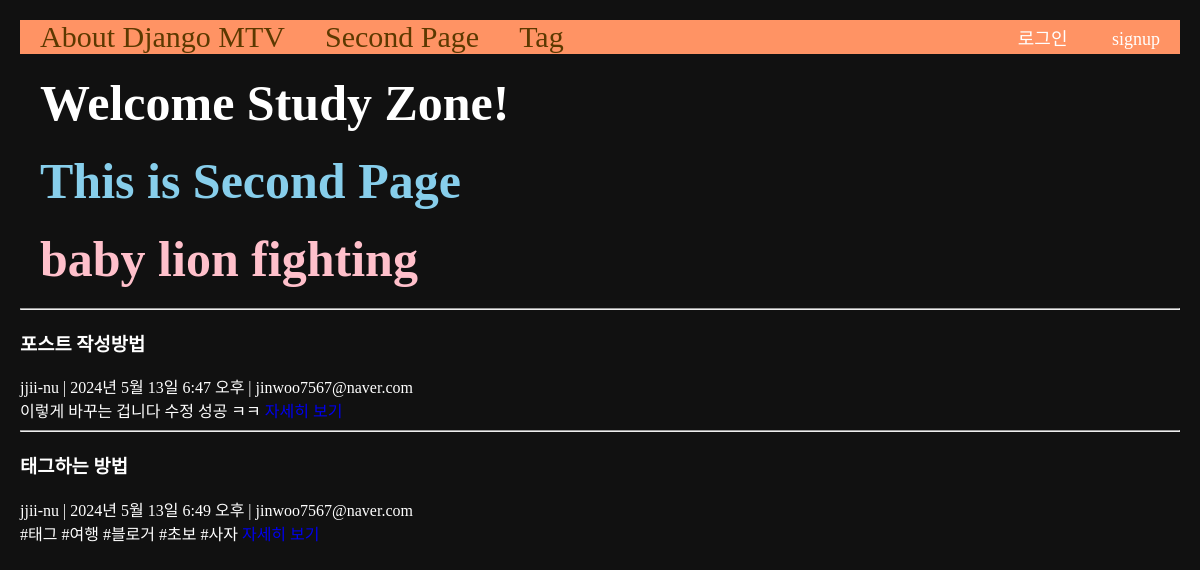
Page /second on the earlier database version.
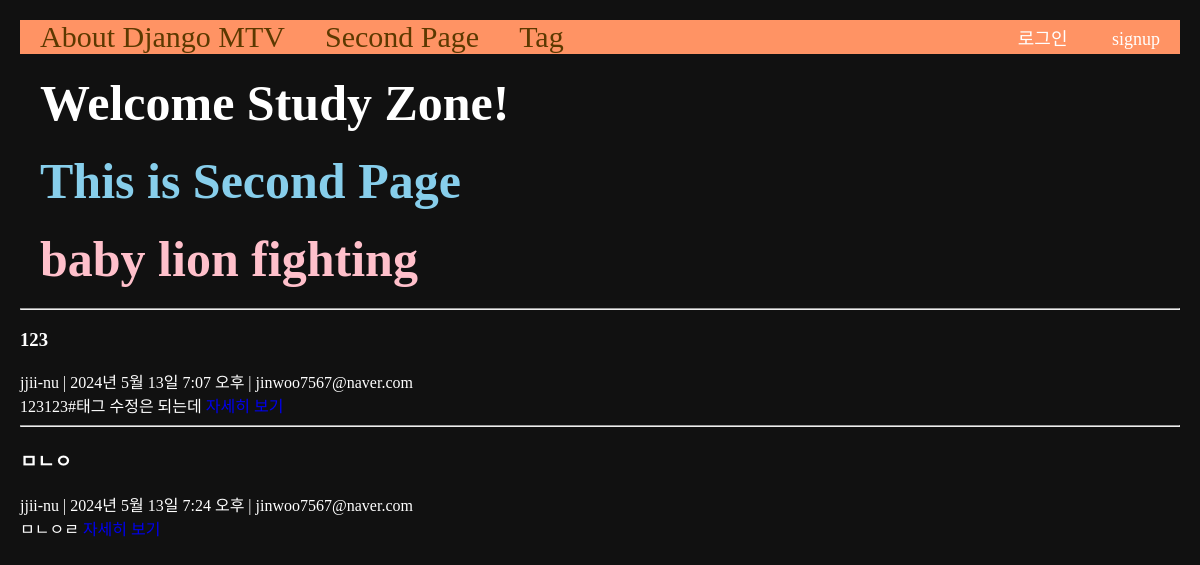
Same page on the later database version.
### main/models.py (models this page shows, shortened)
class Post(models.Model):
    title = models.CharField(max_length=50)
    writer = models.ForeignKey(User, null=False, blank=False, on_delete=models.CASCADE)
    email = models.EmailField()
    body = models.TextField()
    pub_date = models.DateTimeField()
    image = models.ImageField(upload_to="post/", blank=True, null=True)
    tags = models.ManyToManyField(Tag, related_name='posts', blank=True)
    def summary(self):
        return self.body[:20]

### main/views.py (the view)
# urls.py: path('second', secondpage, name="secondpage"),
def secondpage(request):
    posts = Post.objects.all()
    return render(request, 'main/secondpage.html', {'posts': posts})

### main/templates/main/secondpage.html (shortened to what this page needs)
{% extends 'base.html' %}
{% load static %}
{% block content %}
<div>
    <h3 class="contents">Welcome Study Zone!</h3>
    <h1 class="contents">This is Second Page</h1>
    <h2 class="contents">baby lion fighting</h2>
</div>
<div>
    {% for post in posts %}
    <div>
        <hr/>
        <h3>{{post.title}}</h3>
        {{post.writer}} | {{post.pub_date}} | {{post.email}}<br>
        {{post.summary}}
        <a href="{% url 'main:detail' post.id %}">자세히 보기</a>
        <br>
    </div>
    {% endfor %}
</div>
{% endblock %}

### project/templates/base.html (shortened to what this page needs)
<!DOCTYPE html>
{% load static %}
<html lang="ko">
<head>
    <link rel="stylesheet" type="text/css" href="{% static 'css/project.css' %}">
</head>
<body class="body-container">
    {% include 'shared/_navbar.html' %}
    <div>
        {% block content %}
        {% endblock %}
    </div>
</body>
</html>

### project/templates/shared/_navbar.html
<nav class="navbar-container">
    <a class="navbar-link" href="{% url 'main:mainpage' %}">About Django MTV</a>
    <a class="navbar-link" href="{% url 'main:secondpage' %}">Second Page</a>
    <a class="navbar-link" href="{% url 'main:tag-list' %}">Tag</a>
    <div class="nav-right">
        {% if user.is_authenticated %}
        <ul class="nav-link-account">
            <li class="nav-link-user">{{user.username}}</li>
            <li><a href="{% url 'accounts:logout' %}">로그아웃</a></li>
            <li><a href="{% url 'users:mypage' %}">mypage</a></li>
        </ul>
        {% else %}
        <ul class="nav-link-account">
            <li><a href="{% url 'accounts:login' %}">로그인</a></li>
            <li><a href="{% url 'accounts:signup' %}">signup</a></li>
        </ul>
        {% endif %}
    </div>
</nav>

### project/static/css/project.css (style rules this page uses)
h1 { color: skyblue; }
h2 { color: pink; }

### project/templates/base.html (style rules this page uses)
a { text-decoration: none; }
.body-container { background-color: #111; color: #fff; margin: 20px; }
.navbar-container { display: flex; align-items: center; padding-left: 20px; gap: 40px; background-color: #FF9364; font-size: 18px; }
.navbar-link { color: #5c3900; font-size: 30px; }
.contents { font-size: 50px; margin: 20px; }
.nav-right { margin-left: auto; }
.nav-link-account { list-style-type: none; margin: 0; padding: 0; }
.nav-link-account li { display: inline; padding: 10px 20px; text-decoration: none; }
.nav-link-account li a { color: white; text-decoration: none; }

Differences in the rows shown:
removed Post: title "포스트 작성방법", writer "jjii-nu", pub_date "2024년 5월 13일 6:47 오후", email "jinwoo7567@naver.com", summary "이렇게 바꾸는 겁니다 수정 성공 ㅋㅋ"
removed Post: title "태그하는 방법", writer "jjii-nu", pub_date "2024년 5월 13일 6:49 오후", email "jinwoo7567@naver.com", summary "#태그 #여행 #블로거 #초보 #사자"
added Post: title "123", writer "jjii-nu", pub_date "2024년 5월 13일 7:07 오후", email "jinwoo7567@naver.com", summary "123123#태그 수정은 되는데"
added Post: title "ㅁㄴㅇ", writer "jjii-nu", pub_date "2024년 5월 13일 7:24 오후", email "jinwoo7567@naver.com", summary "ㅁㄴㅇㄹ"
